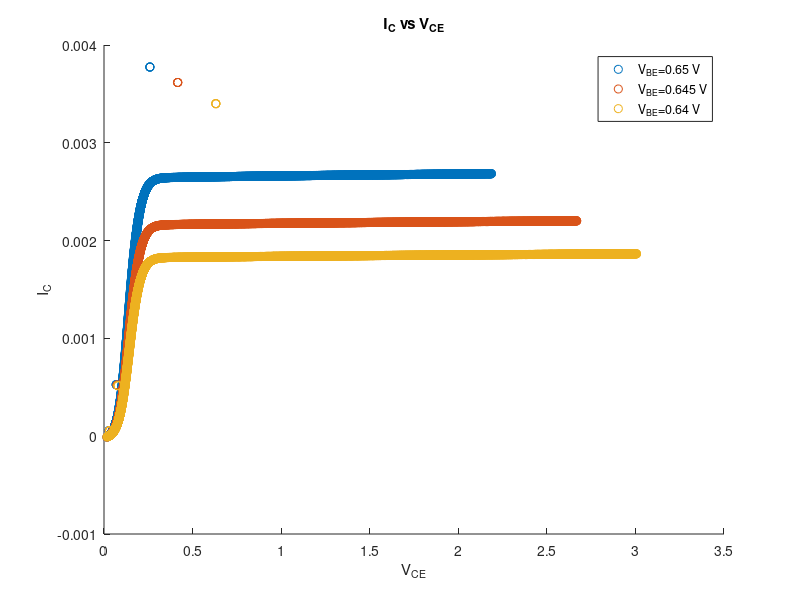

Reproduce this figure in MATLAB.
clear all
close all
clc

data1 = csvread('curve1.csv', 1, 0);
data2 = csvread('curve2.csv', 1, 0);
data3 = csvread('curve3.csv', 1, 0);

cav1 = data1(:, 2);
cbv1 = data1(:, 4);
cav2 = data2(:, 2);
cbv2 = data2(:, 4);
cav3 = data3(:, 2);
cbv3 = data3(:, 4);

i1 = (cav1 - cbv1) / 1000;
i2 = (cav2 - cbv2) / 1000;
i3 = (cav3 - cbv3) / 1000;

figure;
scatter(cbv1, i1)
hold on
scatter(cbv2, i2);
hold on
scatter(cbv3, i3);
title('I_C vs V_{CE}');
xlabel('V_{CE}')
ylabel('I_C')
legend('V_{BE}=0.65 V', 'V_{BE}=0.645 V', 'V_{BE}=0.64 V')
